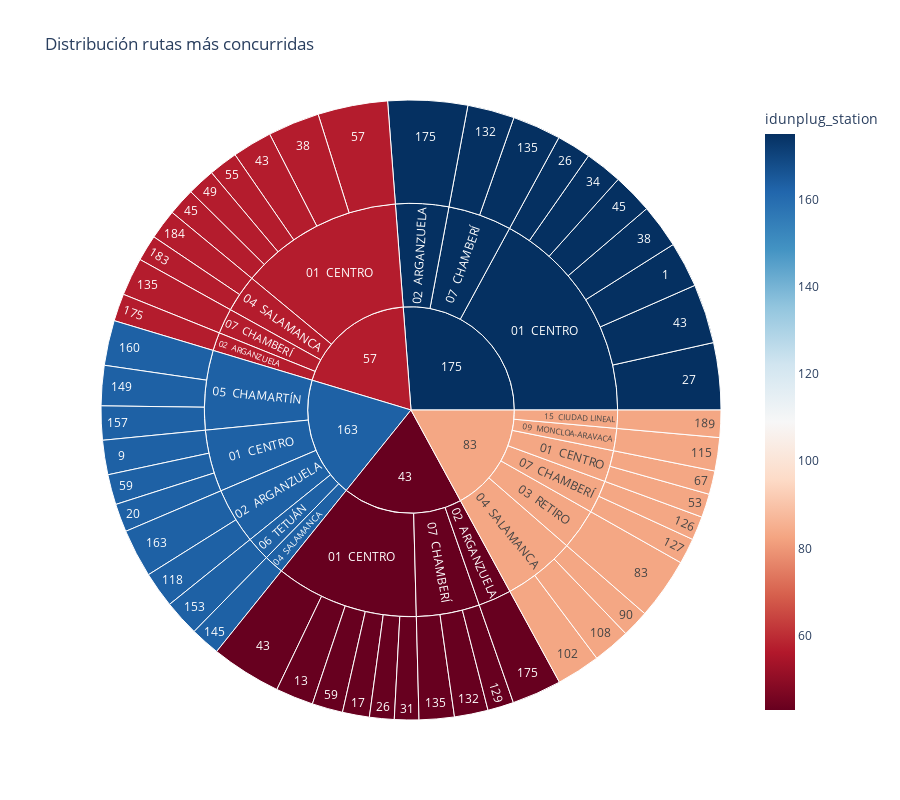

This figure's notebook cell:
### Code cell
fig = px.sunburst(
    topCombinaciones,
    path = ["idunplug_station", "Distrito_Llegada", "idplug_station"],
    title = "Distribución rutas más concurridas", 
    color = "idunplug_station",
    height=800,
    values='count',
    color_continuous_scale='RdBu',
)
fig.show()

### Figure 1 — Plotly figure (JSON) as saved in the notebook; plotly's stock layout.template omitted (floating-point values rounded to 4 significant figures)
{"data": [{"branchvalues": "total", "customdata": [[175], [163], [43], [43], [163], [43], [175], [175], [43], [175], [57], [175], [43], [57], [175], [57], [175], [57], [83], [57], [57], [43], [163], [83], [83], [83], [83], [83], [83], [163], [83], [83], [43], [43], [175], [43], [57], [175], [163], [163], [163], [163], [163], [163], [43], [57], [175], [57], [57], [83], [43], [57], [83], [163], [175], [43], [57], [163], [175], [83], [57], [83], [163], [163], [163], [43], [57], [83], [175], [83], [83], [43], [57], [83], [163], [175]], "domain": {"x": [0, 1], "y": [0, 1]}, "hovertemplate": "labels=%{label}<br>count=%{value}<br>parent=%{parent}<br>id=%{id}<br>idunplug_station=%{color}<extra></extra>", "ids": ["175/01  CENTRO/1", "163/01  CENTRO/9", "43/01  CENTRO/13", "43/01  CENTRO/17", "163/01  CENTRO/20", "43/01  CENTRO/26", "175/01  CENTRO/26", "175/01  CENTRO/27", "43/01  CENTRO/31", "175/01  CENTRO/34", "57/01  CENTRO/38", "175/01  CENTRO/38", "43/01  CENTRO/43", "57/01  CENTRO/43", "175/01  CENTRO/43", "57/01  CENTRO/45", "175/01  CENTRO/45", "57/01  CENTRO/49", "83/01  CENTRO/53", "57/01  CENTRO/55", "57/01  CENTRO/57", "43/01  CENTRO/59", "163/01  CENTRO/59", "83/01  CENTRO/67", "83/03  RETIRO/83", "83/04  SALAMANCA/90", "83/04  SALAMANCA/102", "83/04  SALAMANCA/108", "83/09  MONCLOA-ARAVACA/115", "163/02  ARGANZUELA/118", "83/07  CHAMBERÍ/126", "83/07  CHAMBERÍ/127", "43/07  CHAMBERÍ/129", "43/07  CHAMBERÍ/132", "175/07  CHAMBERÍ/132", "43/07  CHAMBERÍ/135", "57/07  CHAMBERÍ/135", "175/07  CHAMBERÍ/135", "163/04  SALAMANCA/145", "163/05  CHAMARTÍN/149", "163/06  TETUÁN/153", "163/05  CHAMARTÍN/157", "163/05  CHAMARTÍN/160", "163/02  ARGANZUELA/163", "43/02  ARGANZUELA/175", "57/02  ARGANZUELA/175", "175/02  ARGANZUELA/175", "57/04  SALAMANCA/183", "57/04  SALAMANCA/184", "83/15  CIUDAD LINEAL/189", "43/01  CENTRO", "57/01  CENTRO", "83/01  CENTRO", "163/01  CENTRO", "175/01  CENTRO", "43/02  ARGANZUELA", "57/02  ARGANZUELA", "163/02  ARGANZUELA", "175/02  ARGANZUELA", "83/03  RETIRO", "57/04  SALAMANCA", "83/04  SALAMANCA", "163/04  SALAMANCA", "163/05  CHAMARTÍN", "163/06  TETUÁN", "43/07  CHAMBERÍ", "57/07  CHAMBERÍ", "83/07  CHAMBERÍ", "175/07  CHAMBERÍ", "83/09  MONCLOA-ARAVACA", "83/15  CIUDAD LINEAL", "43", "57", "83", "163", "175"], "labels": ["1", "9", "13", "17", "20", "26", "26", "27", "31", "34", "38", "38", "43", "43", "43", "45", "45", "49", "53", "55", "57", "59", "59", "67", "83", "90", "102", "108", "115", "118", "126", "127", "129", "132", "132", "135", "135", "135", "145", "149", "153", "157", "160", "163", "175", "175", "175", "183", "184", "189", "01  CENTRO", "01  CENTRO", "01  CENTRO", "01  CENTRO", "01  CENTRO", "02  ARGANZUELA", "02  ARGANZUELA", "02  ARGANZUELA", "02  ARGANZUELA", "03  RETIRO", "04  SALAMANCA", "04  SALAMANCA", "04  SALAMANCA", "05  CHAMARTÍN", "06  TETUÁN", "07  CHAMBERÍ", "07  CHAMBERÍ", "07  CHAMBERÍ", "07  CHAMBERÍ", "09  MONCLOA-ARAVACA", "15  CIUDAD LINEAL", "43", "57", "83", "163", "175"], "marker": {"coloraxis": "coloraxis", "colors": [175, 163, 43, 43, 163, 43, 175, 175, 43, 175, 57, 175, 43, 57, 175, 57, 175, 57, 83, 57, 57, 43, 163, 83, 83, 83, 83, 83, 83, 163, 83, 83, 43, 43, 175, 43, 57, 175, 163, 163, 163, 163, 163, 163, 43, 57, 175, 57, 57, 83, 43, 57, 83, 163, 175, 43, 57, 163, 175, 83, 57, 83, 163, 163, 163, 43, 57, 83, 175, 83, 83, 43, 57, 83, 163, 175]}, "name": "", "parents": ["175/01  CENTRO", "163/01  CENTRO", "43/01  CENTRO", "43/01  CENTRO", "163/01  CENTRO", "43/01  CENTRO", "175/01  CENTRO", "175/01  CENTRO", "43/01  CENTRO", "175/01  CENTRO", "57/01  CENTRO", "175/01  CENTRO", "43/01  CENTRO", "57/01  CENTRO", "175/01  CENTRO", "57/01  CENTRO", "175/01  CENTRO", "57/01  CENTRO", "83/01  CENTRO", "57/01  CENTRO", "57/01  CENTRO", "43/01  CENTRO", "163/01  CENTRO", "83/01  CENTRO", "83/03  RETIRO", "83/04  SALAMANCA", "83/04  SALAMANCA", "83/04  SALAMANCA", "83/09  MONCLOA-ARAVACA", "163/02  ARGANZUELA", "83/07  CHAMBERÍ", "83/07  CHAMBERÍ", "43/07  CHAMBERÍ", "43/07  CHAMBERÍ", "175/07  CHAMBERÍ", "43/07  CHAMBERÍ", "57/07  CHAMBERÍ", "175/07  CHAMBERÍ", "163/04  SALAMANCA", "163/05  CHAMARTÍN", "163/06  TETUÁN", "163/05  CHAMARTÍN", "163/05  CHAMARTÍN", "163/02  ARGANZUELA", "43/02  ARGANZUELA", "57/02  ARGANZUELA", "175/02  ARGANZUELA", "57/04  SALAMANCA", "57/04  SALAMANCA", "83/15  CIUDAD LINEAL", "43", "57", "83", "163", "175", "43", "57", "163", "175", "83", "57", "83", "163", "163", "163", "43", "57", "83", "175", "83", "83", "", "", "", "", ""], "type": "sunburst", "values": [579, 437, 480, 342, 359, 313, 436, 851, 310, 474, 656, 558, 893, 505, 754, 349, 512, 352, 300, 370, 887, 391, 384, 299, 782, 345, 556, 476, 423, 456, 302, 327, 331, 428, 596, 446, 483, 616, 377, 510, 458, 432, 572, 613, 631, 349, 1010, 332, 382, 346, 2729, 3119, 599, 1180, 4164, 631, 349, 1069, 1010, 782, 714, 1377, 377, 1514, 458, 1205, 483, 629, 1212, 423, 346, 4565, 4665, 4156, 4598, 6386]}], "layout": {"coloraxis": {"colorbar": {"title": {"text": "idunplug_station"}}, "colorscale": [[0, "rgb(103,0,31)"], [0.1, "rgb(178,24,43)"], [0.2, "rgb(214,96,77)"], [0.3, "rgb(244,165,130)"], [0.4, "rgb(253,219,199)"], [0.5, "rgb(247,247,247)"], [0.6, "rgb(209,229,240)"], [0.7, "rgb(146,197,222)"], [0.8, "rgb(67,147,195)"], [0.9, "rgb(33,102,172)"], [1, "rgb(5,48,97)"]]}, "height": 800, "legend": {"tracegroupgap": 0}, "title": {"text": "Distribución rutas más concurridas"}}}
